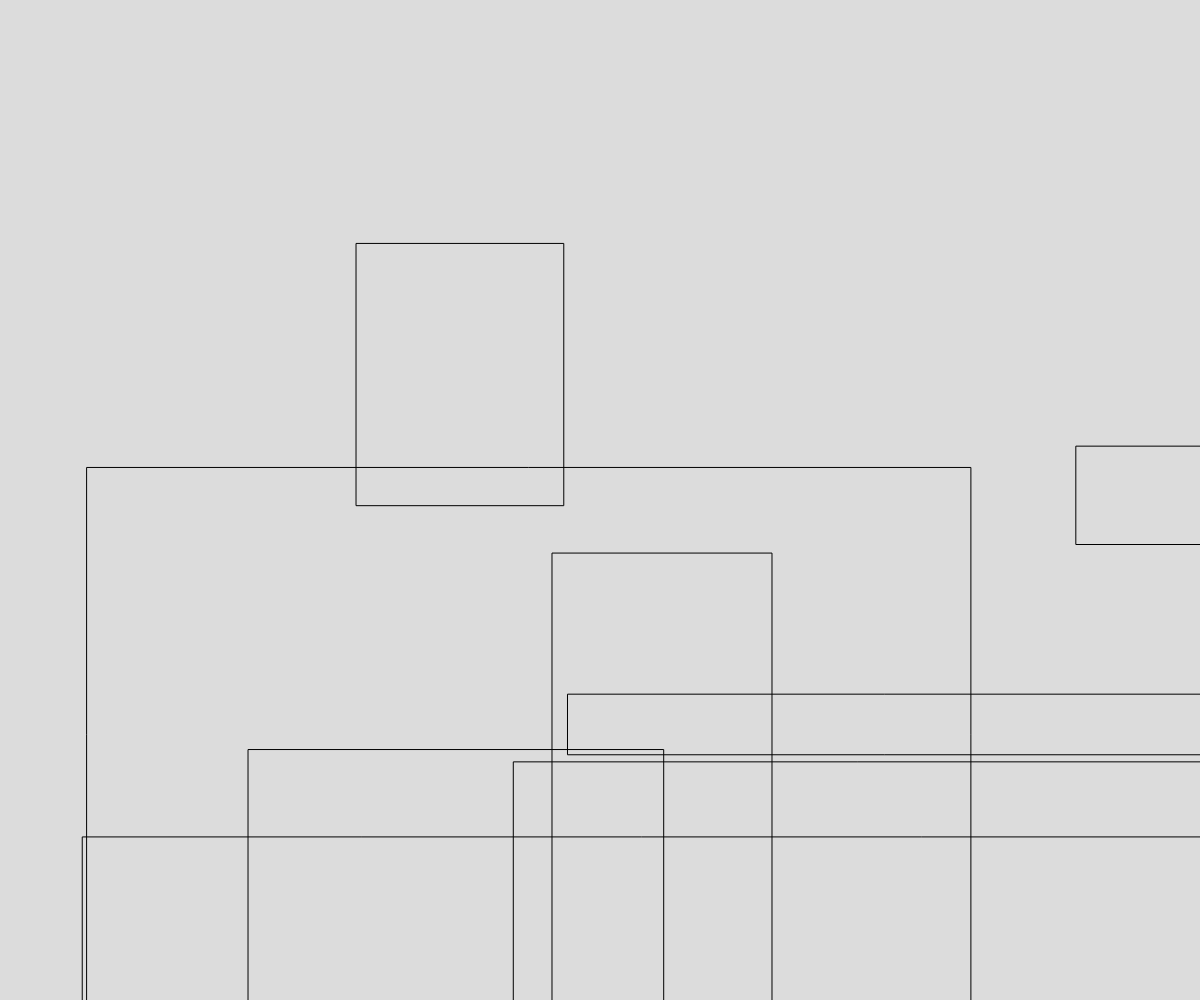
Frame 1 (no input)
Frame 60 (no input): identical to frame 1, image omitted
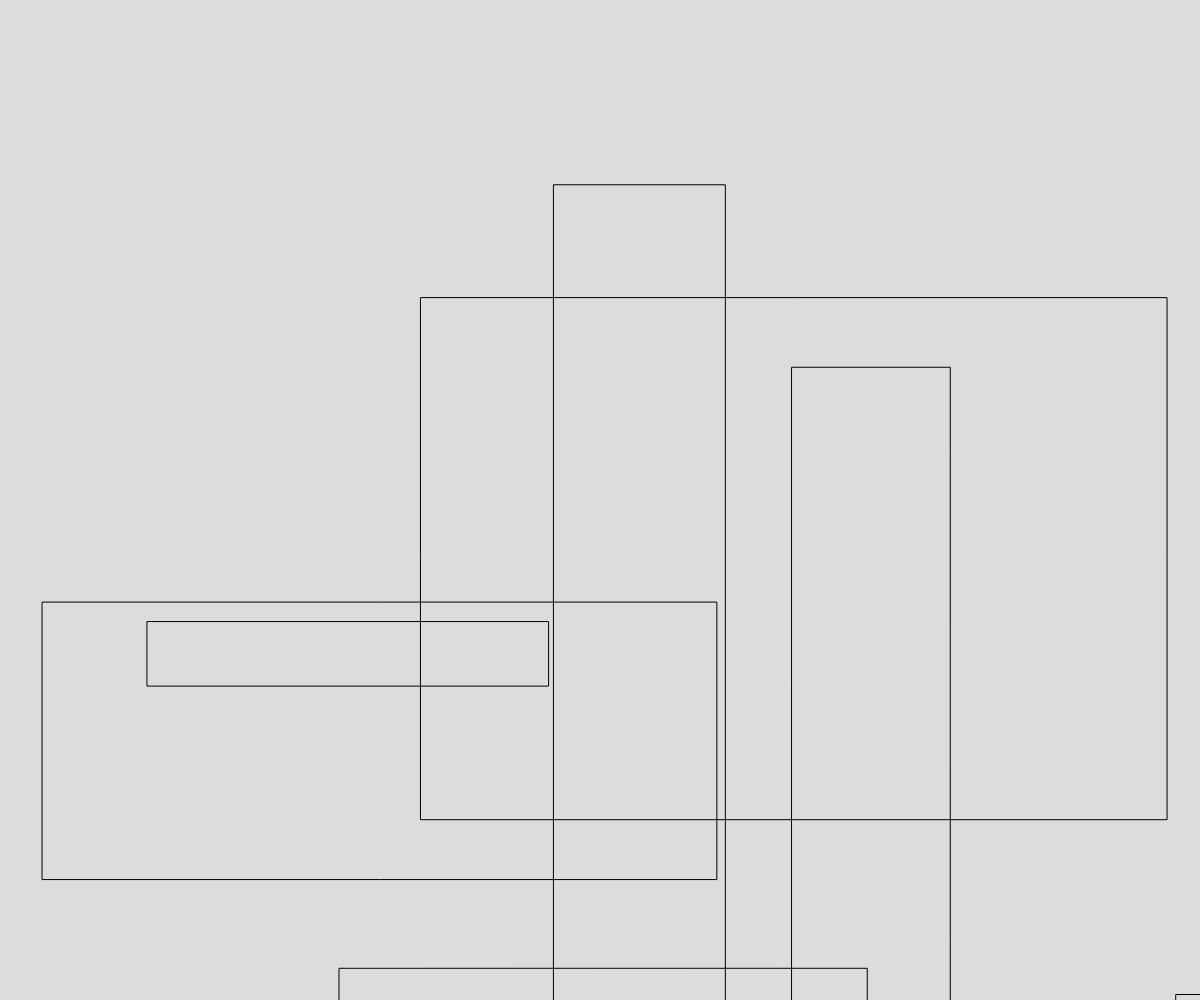
Frame 120 (the mouse pressed at the canvas centre since frame 60)

The p5.js sketch that drew these frames (run headless with seeded random() and noise() and a simulated clock; from frame 60 on, the mouse is pressed at the canvas centre):

// p5.js sketch
// ── sketch.js
let shapes = []

function setup() {
  createCanvas(windowWidth, windowHeight);
  createShapes()
}

function draw() {
  background(220);

  for (const shape of shapes) {
    shape.render()
  }
}

// === Helper functions
function createShapes() {
  shapes = []
  let p1 = new p5.Vector()
  let p2 = new p5.Vector()

  let shapeCount = random(10)
  for (let i = 0; i < shapeCount; i++) {
    p1.x = random(0, width)
    p1.y = random(0, height)
    p2.x = random(0, width)
    p2.y = random(0, height)

    let s = new Shape(p1, p2)
    shapes.push(s)
  }  
}

// === Event handling
function mousePressed() {
  createShapes()
}
// ── shape.js
class Shape {
  constructor(startPos, endPos) {
    this.startPos = startPos.copy()
    this.endPos = endPos.copy()
  }

  render() {
    push()
    noFill()
    rect(this.startPos.x, this.startPos.y, this.endPos.x, this.endPos.y)
    pop()
  }
}
